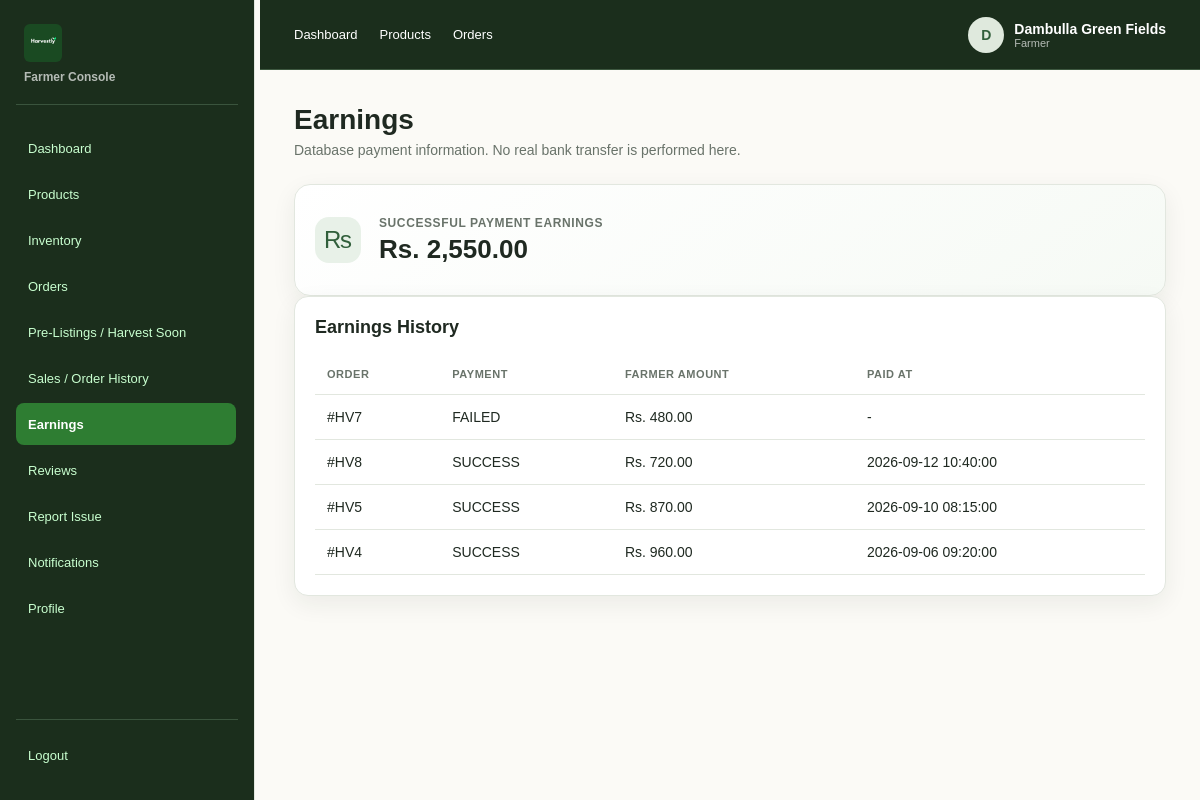
The app's page /index.php?page=farmer_earnings (signed in) with its own data.
### tables this page shows
CREATE TABLE IF NOT EXISTS payments (
    payment_id BIGINT UNSIGNED AUTO_INCREMENT PRIMARY KEY,
    order_id BIGINT UNSIGNED NOT NULL,
    provider VARCHAR(40) NOT NULL DEFAULT 'PAYHERE_SANDBOX',
    provider_reference VARCHAR(190) NULL,
    amount DECIMAL(12,2) NOT NULL,
    payment_status ENUM('PENDING','SUCCESS','FAILED','CANCELLED') NOT NULL DEFAULT 'PENDING',
    paid_at DATETIME NULL,
    created_at TIMESTAMP NOT NULL DEFAULT CURRENT_TIMESTAMP,
    updated_at TIMESTAMP NOT NULL DEFAULT CURRENT_TIMESTAMP ON UPDATE CURRENT_TIMESTAMP,
    CONSTRAINT fk_payment_order
        FOREIGN KEY (order_id) REFERENCES orders(order_id),
    UNIQUE KEY uq_payment_provider_reference (provider_reference),
    KEY idx_payment_order_status (order_id, payment_status)
);

CREATE TABLE IF NOT EXISTS orders (
    order_id BIGINT UNSIGNED AUTO_INCREMENT PRIMARY KEY,
    buyer_id BIGINT UNSIGNED NOT NULL,
    farmer_id BIGINT UNSIGNED NOT NULL,
    source_type ENUM('NORMAL','PREORDER') NOT NULL DEFAULT 'NORMAL',

    recipient_name VARCHAR(120) NOT NULL,
    recipient_phone VARCHAR(25) NOT NULL,
    delivery_address_line1 VARCHAR(180) NOT NULL,
    delivery_address_line2 VARCHAR(180) NULL,
    delivery_city_town VARCHAR(100) NULL,
    delivery_postal_code VARCHAR(20) NULL,
    destination_district_id SMALLINT UNSIGNED NOT NULL,

    product_subtotal DECIMAL(12,2) NOT NULL DEFAULT 0.00,
    farmer_marketplace_fee DECIMAL(12,2) NOT NULL DEFAULT 0.00,
    buyer_service_fee DECIMAL(12,2) NOT NULL DEFAULT 0.00,
    delivery_fee DECIMAL(12,2) NOT NULL DEFAULT 0.00,
    grand_total DECIMAL(12,2) NOT NULL DEFAULT 0.00,

    order_status ENUM(
        'PENDING_PAYMENT','PAID','ACCEPTED','PREPARING','READY_FOR_DELIVERY',
        'PENDING_ASSIGNMENT','ASSIGNED','PICKED_UP','IN_TRANSIT','OUT_FOR_DELIVERY',
        'DELIVERED','COMPLETED','UNDELIVERABLE','REJECTED','CANCELLED'
    ) NOT NULL DEFAULT 'PENDING_PAYMENT',

    paid_at DATETIME NULL,
    accepted_at DATETIME NULL,
    ready_for_delivery_at DATETIME NULL,
    delivered_at DATETIME NULL,
    completed_at DATETIME NULL,
    review_deadline DATETIME NULL,
    cancelled_at DATETIME NULL,
    cancellation_reason VARCHAR(500) NULL,

    created_at TIMESTAMP NOT NULL DEFAULT CURRENT_TIMESTAMP,
    updated_at TIMESTAMP NOT NULL DEFAULT CURRENT_TIMESTAMP ON UPDATE CURRENT_TIMESTAMP,

    CONSTRAINT fk_order_buyer
        FOREIGN KEY (buyer_id) REFERENCES users(user_id),
    CONSTRAINT fk_order_farmer
        FOREIGN KEY (farmer_id) REFERENCES users(user_id),
    CONSTRAINT fk_order_destination_district
        FOREIGN KEY (destination_district_id) REFERENCES districts(district_id),

    KEY idx_order_buyer (buyer_id, created_at),
    KEY idx_order_farmer_status (farmer_id, order_status),
    KEY idx_order_status (order_status),
    KEY idx_order_destination (destination_district_id)
);

### View/Farmer/includes/auth.php (called while the page is built, shortened)
<?php
$role = strtolower((string)($_SESSION['role'] ?? ''));
$farmer_id = (isset($_SESSION['user_id']) && $role === 'farmer') ? (int)$_SESSION['user_id'] : 0;

### View/Farmer/earnings.php (the view, shortened to what this page needs)
<?php
require 'includes/auth.php';
require 'includes/layout.php';
$st=$conn->prepare("
    SELECT COALESCE(
        SUM(o.product_subtotal-o.farmer_marketplace_fee),
        0
    ) total
    FROM orders o
    JOIN payments p
        ON p.order_id=o.order_id
        AND p.payment_status='SUCCESS'
    WHERE o.farmer_id=?
");
$st->bind_param('i',$farmer_id);
$st->execute();
$total=$st->get_result()->fetch_assoc()['total'];
$st=$conn->prepare("
    SELECT
        o.order_id,
        o.product_subtotal,
        o.farmer_marketplace_fee,
        p.payment_status,
        p.paid_at
    FROM orders o
    JOIN payments p
        ON p.order_id=o.order_id
    WHERE o.farmer_id=?
    ORDER BY p.created_at DESC
");
$st->bind_param('i',$farmer_id);
$st->execute();
$rows=$st->get_result();
?>
<div class="page-title">
    <div>
        <h1>Earnings</h1>
        <p>Database payment information. No real bank transfer is performed here.</p>
    </div>
</div>
<div class="stats-grid">
    <div class="stat-card">
        <div class="stat-icon">₨</div>
        <div>
            <p>Successful Payment Earnings</p>
            <h3><?=money($total)?></h3>
        </div>
    </div>
</div>
<div class="card">
    <div class="section-head">
        <h2>Earnings History</h2>
    </div>
    <div class="table-wrap">
        <table class="table">
            <thead>
                <tr>
                    <th>Order</th>
                    <th>Payment</th>
                    <th>Farmer Amount</th>
                    <th>Paid At</th>
                </tr>
            </thead>
            <tbody>
                <?php while($r=$rows->fetch_assoc()):?>
                    <tr>
                        <td>#HV<?=$r['order_id']?></td>
                        <td><?=e($r['payment_status'])?></td>
                        <td><?=money($r['product_subtotal']-$r['farmer_marketplace_fee'])?></td>
                        <td><?=e($r['paid_at']?:'-')?></td>
                    </tr>
                <?php endwhile;?>
            </tbody>
        </table>
    </div>
</div>

### css/Farmer/style.css (style rules this page uses)
:root { --green:#315f3b; --green2:#4f7d57; --mint:#e8f1e8; --cream:#fbfaf6; --ink:#1f2921; --muted:#69736a; --line:#e2e7df; --card:#fff; --danger:#b84b4b; --warn:#b67a18; --shadow:0 8px 24px rgba(31,41,33,.07) }
* { box-sizing:border-box }
body { margin:0; background:var(--cream); color:var(--ink); font-family:Arial,Helvetica,sans-serif; font-size:14px }
.page-title { display:flex; justify-content:space-between; gap:20px; align-items:flex-start; margin-bottom:26px }
.page-title h1 { margin:0 0 6px; font-size:28px }
.page-title p { margin:0; color:var(--muted) }
.card { background:var(--card); border:1px solid var(--line); border-radius:14px; padding:20px; box-shadow:var(--shadow) }
.section-head { display:flex; justify-content:space-between; align-items:center; margin-bottom:16px }
.section-head h2 { font-size:18px; margin:0 }
.table-wrap { overflow:auto }
.table { width:100%; border-collapse:collapse }
.table th,.table td { padding:14px 12px; border-bottom:1px solid var(--line); text-align:left; white-space:nowrap }
.table th { font-size:11px; text-transform:uppercase; color:var(--muted); letter-spacing:.05em }
.stat-icon { font-size:22px; color:var(--green) }
.stat-card { background: linear-gradient(145deg, #ffffff, #f6faf5); border: 1px solid var(--line); border-radius: 16px; padding: 20px; display: flex; align-items: center; gap: 18px; box-shadow: var(--shadow); min-height: 112px; }
.stat-icon { width: 46px; height: 46px; border-radius: 14px; display: grid; place-items: center; background: var(--mint); color: var(--green); font-size: 24px; }
.stat-card p { margin: 0 0 5px; color: var(--muted); font-size: 12px; font-weight: 700; text-transform: uppercase; letter-spacing: .05em; }
.stat-card h3 { margin: 0; color: var(--ink); font-size: 26px; line-height: 1.1; }

### records on screen
payments: order.order_id "7", payment_status "FAILED", money($r['product_subtotal']-$r['farmer_marketplace_fee']) "Rs. 480.00", paid_at "-"
payments: order.order_id "8", payment_status "SUCCESS", money($r['product_subtotal']-$r['farmer_marketplace_fee']) "Rs. 720.00", paid_at "2026-09-12 10:40:00"
payments: order.order_id "5", payment_status "SUCCESS", money($r['product_subtotal']-$r['farmer_marketplace_fee']) "Rs. 870.00", paid_at "2026-09-10 08:15:00"
payments: order.order_id "4", payment_status "SUCCESS", money($r['product_subtotal']-$r['farmer_marketplace_fee']) "Rs. 960.00", paid_at "2026-09-06 09:20:00"

### other values on screen
substr($displayName, 0, 1) "D"
$displayName "Dambulla Green Fields"
money($total) "Rs. 2,550.00"
